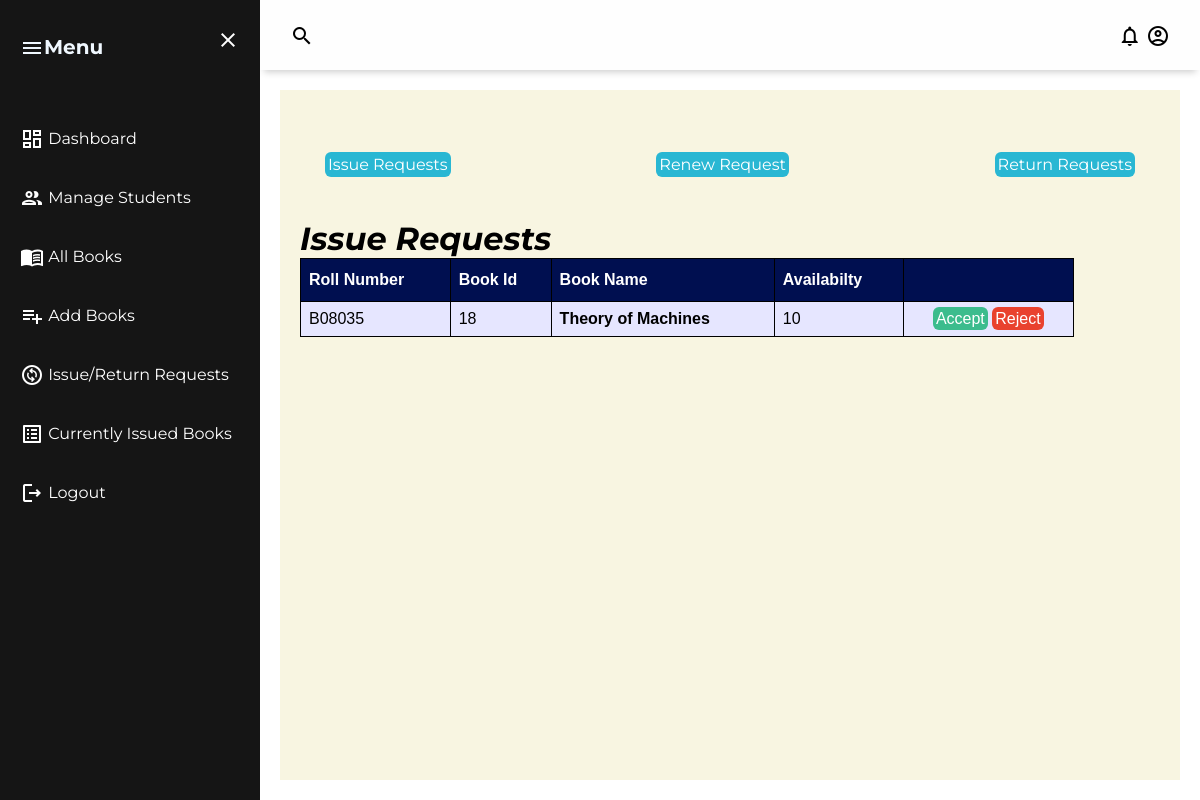
Screenshot of /admin/issue_requests.php (signed in) with the database file from the repository.
### tables this page shows
CREATE TABLE `record` (
  `RollNo` varchar(50) NOT NULL,
  `BookId` int(10) NOT NULL,
  `Date_of_Issue` date DEFAULT NULL,
  `Due_Date` date DEFAULT NULL,
  `Date_of_Return` date DEFAULT NULL,
  `Dues` int(10) DEFAULT NULL,
  `Renewals_left` int(10) DEFAULT NULL,
  `Time` time DEFAULT NULL
);

CREATE TABLE `book` (
  `BookId` int(10) NOT NULL,
  `Title` varchar(50) DEFAULT NULL,
  `Publisher` varchar(50) DEFAULT NULL,
  `Year` varchar(50) DEFAULT NULL,
  `Availability` int(5) DEFAULT NULL
);

### admin/issue_requests.php (the view, shortened to what this page needs)
<?php
require('dbconn.php');
?>
<!DOCTYPE html>
<html lang="en">
<head>
    <link rel="stylesheet" type="text/css" href="../css/style.css">
</head>
<body>
    <div class="grid-container">
        <header class="header">
            <div class="header-left">
                <span class="material-icons-outlined">search</span>
            </div>
            <div class="header-right">
                <a href="message.php" class="up-icon"><span class="material-icons-outlined">notifications</span></a>
                <a href="edit_admin_detail.php" class="up-icon"><span class="material-icons-outlined">account_circle</span></a>
            </div>
        </header>
        <aside id="sidebar">
            <div class="sidebar-title">
                <div class="sidebar-brand">
                    <span class="material-icons-outlined">menu</span>Menu
                </div>
                <a href=""><span class="material-icons-outlined" onclick="closeSidebar()">close</span></a>
            </div>
            <ul class="sidebar-list">
                <li class="sidebar-list-items">
                    <a href="dashboard.php"><span class="material-icons-outlined">dashboard</span> Dashboard </a>
                </li>
                <li class="sidebar-list-items">
                    <a href="student.php"><span class="material-icons-outlined">group</span> Manage Students</a>
                </li>
                <li class="sidebar-list-items">
                    <a href="book.php"><span class="material-icons-outlined">menu_book</span> All Books</a>
                </li>
                <li class="sidebar-list-items">
                    <a href="addbook.php"><span class="material-icons-outlined">playlist_add</span> Add Books</a>
                </li>
                <li class="sidebar-list-items">
                    <a href="issue_requests.php"><span class="material-icons-outlined">change_circle</span> Issue/Return Requests</a>
                </li>
                <li class="sidebar-list-items">
                    <a href="current.php"><span class="material-icons-outlined">list_alt</span> Currently Issued Books</a>
                </li>
                <li class="sidebar-list-items">
                    <a href="logout.php"><span class="material-icons-outlined">logout</span> Logout </a>
                </li>
            </ul>
        </aside>
        <main class="main-container">
            <div class="span9">
                <div class="requests">
                    <div class="span3">
                        <center>
                            <a href="issue_requests.php" class="btn btn-info">Issue Requests</a>
                        </center>
                    </div>
                    <div class="span3">
                        <center>
                            <a href="renew_requests.php" class="btn btn-info">Renew Request</a>
                        </center>
                    </div>
                    <div class="span3">
                        <center>
                            <a href="return_requests.php" class="btn btn-info">Return Requests</a>
                        </center>
                    </div>
                </div>
                <h1><i>Issue Requests</i></h1>
                <table class="table" id="tables">
                    <thead>
                        <tr>
                            <th>Roll Number</th>
                            <th>Book Id</th>
                            <th>Book Name</th>
                            <th>Availabilty</th>
                            <th></th>
                        </tr>
                    </thead>
                    <tbody>
                        <?php
                        $sql = "SELECT * from LMS.record,LMS.book where Date_of_Issue is NULL and record.BookId=book.BookId order by Time";
                        $result = $conn->query($sql);
                        while ($row = $result->fetch_assoc()) {
                            $bookid = $row['BookId'];
                            $rollno = $row['RollNo'];
                            $name = $row['Title'];
                            $avail = $row['Availability'];
                        ?>
                            <tr>
                                <td><?php echo strtoupper($rollno) ?></td>
                                <td><?php echo $bookid ?></td>
                                <td><b><?php echo $name ?></b></td>
                                <td><?php echo $avail ?></td>
                                <td>
                                    <center>
                                        <?php
                                        if ($avail > 0) {
                                            echo "<a href=\"accept.php?id1=" . $bookid . "&id2=" . $rollno . "\" class=\"btn btn-success\">Accept</a>";
                                        }
                                        ?>
                                        <a href="reject.php?id1=<?php echo $bookid ?>&id2=<?php echo $rollno ?>" class="btn btn-danger">Reject</a>
                                    </center>
                                </td>
                            </tr>
                        <?php } ?>
                    </tbody>
                </table>
            </div>
        </main>
    </div>
</body>
</html>

### css/style.css (style rules this page uses)
body { font-family: "Montserrat", sans-serif; }
* { margin: 0px; padding: 0; }
.up-icon .material-icons-outlined { color: black; }
.material-icons-outlined { vertical-align: middle; line-height: 1px; }
.grid-container { display:grid; grid-template-columns: 260px 1fr 1fr 1fr; grid-template-rows: 0.2fr 3fr; grid-template-areas: "sidebar header header header" "sidebar main main main"; height: 100vh; }
.grid-container a:link, a:visited { text-decoration: none; color: white; }
.header { grid-area: header; height: 70px; background-color: #fefefe; display: flex; align-items: center; justify-content: space-between; margin: 0px; padding: 0 30px 0 30px; box-shadow: 0px 6px 7px -4px rgba(0, 0, 0, 0.2); }
#sidebar { grid-area:sidebar ; height: 100%; padding-left: 0px; background-color: rgb(21, 21, 21); color: aliceblue; overflow-y: auto; -webkit-transition: all 0.5s; transition: all 0.5s; padding:0px; margin: 0px; }
.sidebar-title { display: flex; justify-content: space-between; align-items: center; padding: 20px 20px 20px 20px; margin-bottom: 30px; }
.material-icons-outlined { cursor: pointer; }
.sidebar-brand { margin-top: 15px; font-size: 20px; font-weight: 700; }
.sidebar-list { padding: 0; margin-top: 15px; list-style-type: none; }
.sidebar-list-items { padding: 20px 20px 20px 20px; }
.main-container { grid-area:main; background-color:rgba(235, 226, 168, 0.34); overflow-y: auto; padding: 20px; margin: 20px; }
#tables { font-family:sans-serif; border-collapse: collapse; width: 90%; }
#tables td, #tables th { border: 1px solid #000000; padding: 8px; }
.btn-info { color: #fff; background-color: #29b7d3; border-color: #25a4be; padding: 3px; border-radius: 6px; }
.btn-success { color: #fff; background-color: #3cbc8d; border-color: #36a97f; padding: 3px; border-radius: 6px; }
.btn-danger { color: #fff; background-color: #e9422e; border-color: #e52e18; padding: 3px; border-radius: 6px; }
#tables tr:nth-child(odd) { background-color: #e6e6ff; }
#tables th { padding-top: 12px; padding-bottom: 12px; text-align: left; background-color: #000F50; color: white; }
.table { margin-bottom: 0; }
.table th, .table td { border-color:black!important; }
.requests { display: flex; margin: 20px 0; justify-content: space-between; align-items: center; }
.span3 { display: flex; flex-direction: column; justify-content: space-around; padding: 25px; box-sizing: border-box; }

### rows the page displays
record: RollNo "B08035", BookId.BookId "18", BookId.Title "Theory of Machines", BookId.Availability "10"
